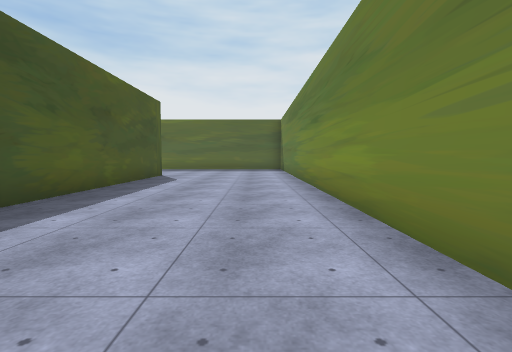
view 1 (above)

24 first-person views from a walk through a Unity game level. The camera is 1.3 m above the floor, tilts 4° down and sees 85° across. The floor is counted in squares, 2 m on a side. Each view is taken from the middle of a square. On the plan, view 1 faces up. The plan holds only what a view shows up to about 9 squares ahead; the rest is blank. The place goes on beyond the plan. The player is left out. Some surface patterns are stand-ins.

view 2
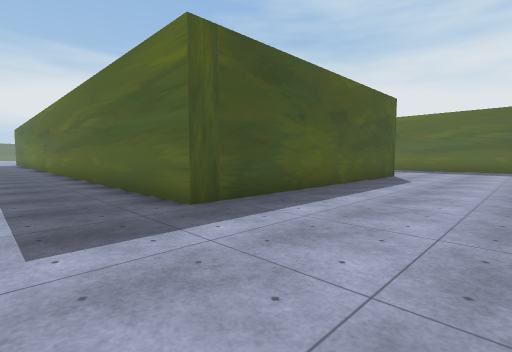

view 3
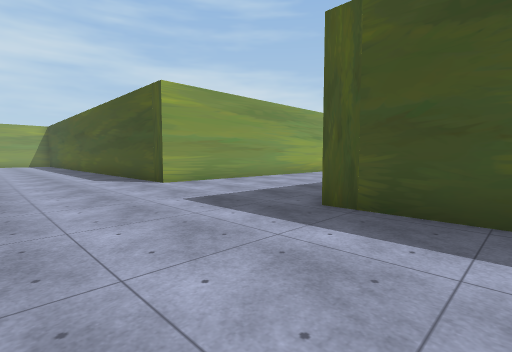

view 4
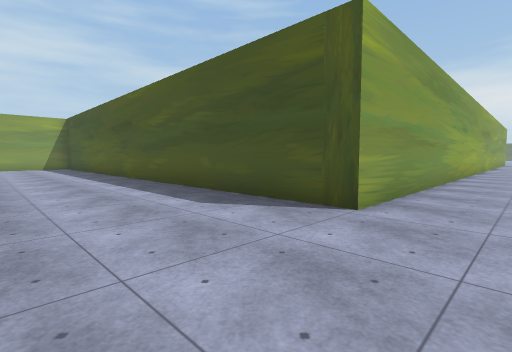

view 5
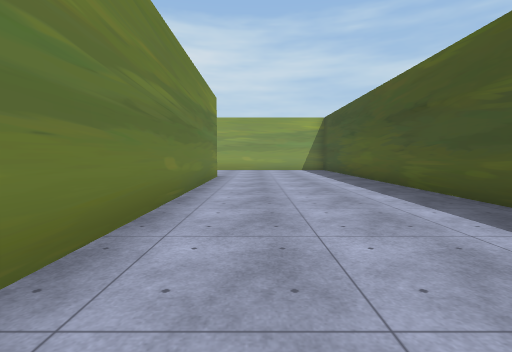

view 6
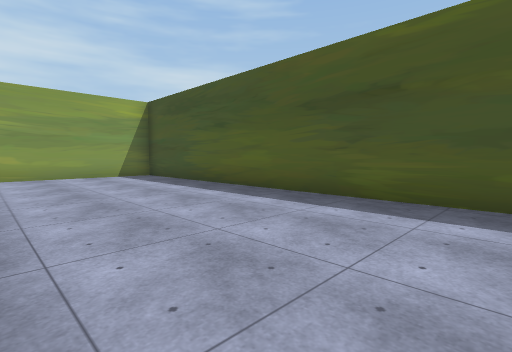

view 7
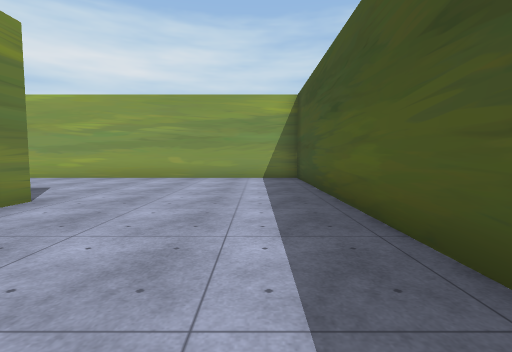

view 8
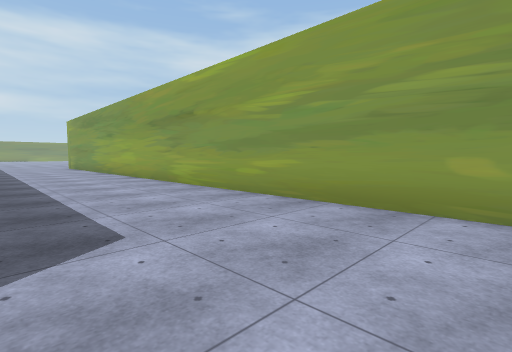

view 9
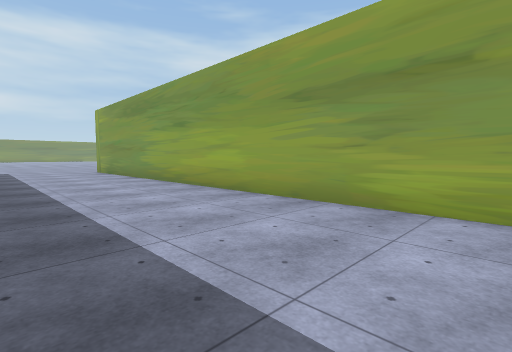

view 10
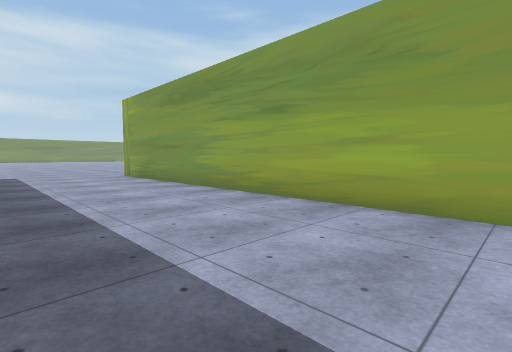

view 11
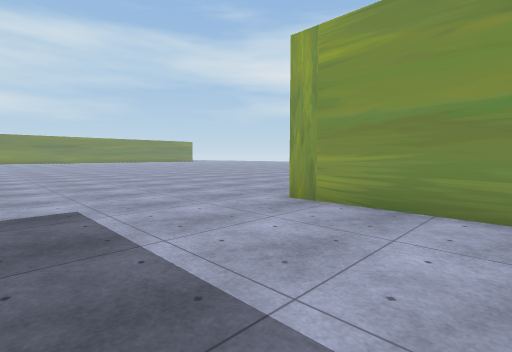

view 12
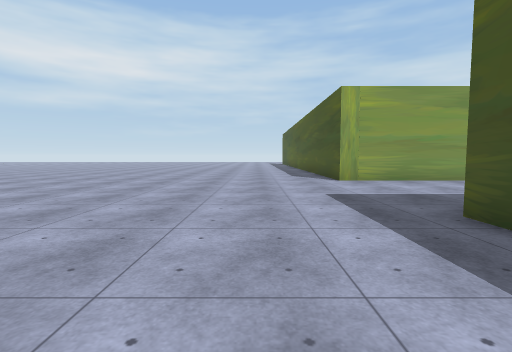

view 13
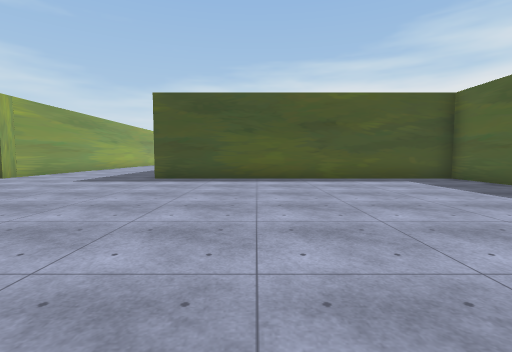

view 14
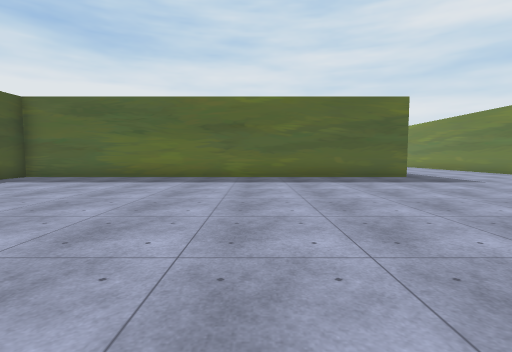

view 15
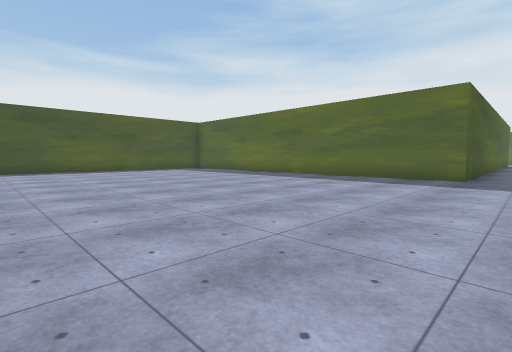

view 16
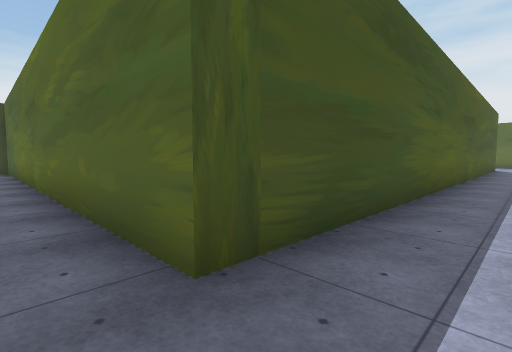

view 17
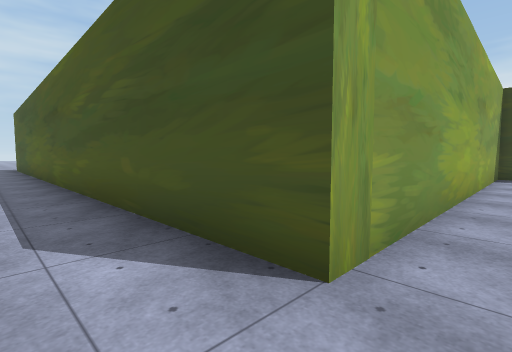

view 18
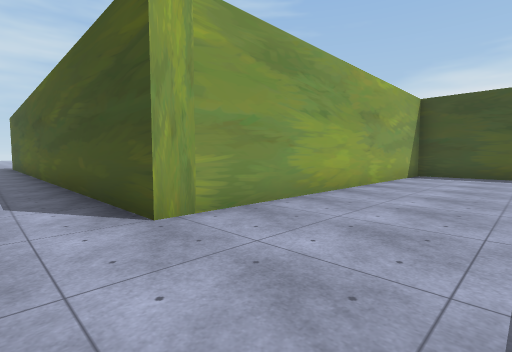

view 19
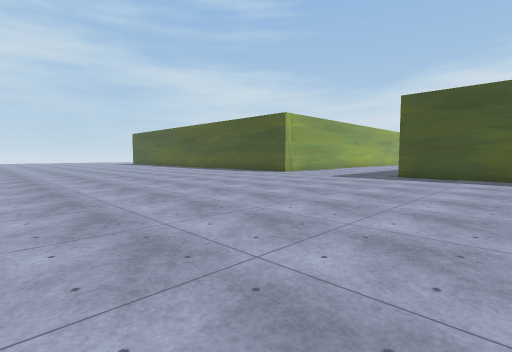

view 20
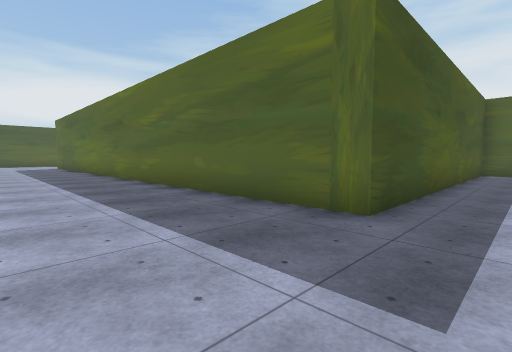

view 21
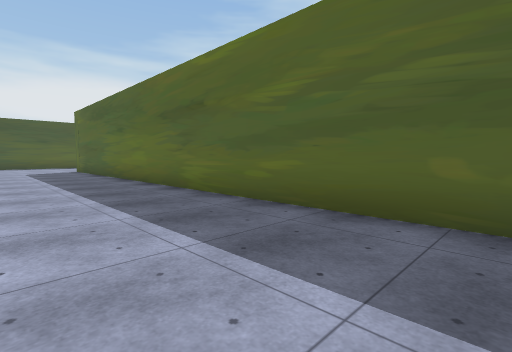

view 22
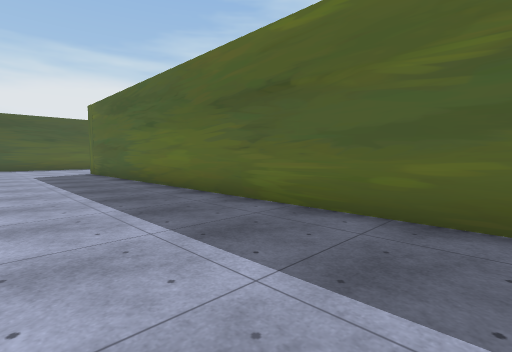

view 23
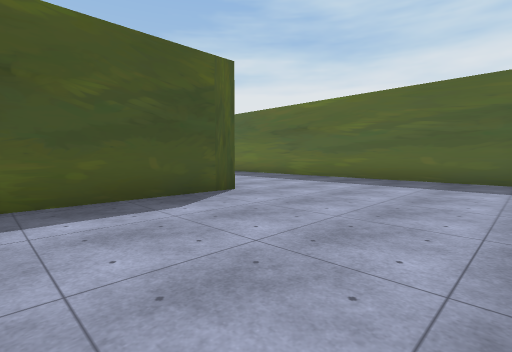

view 24
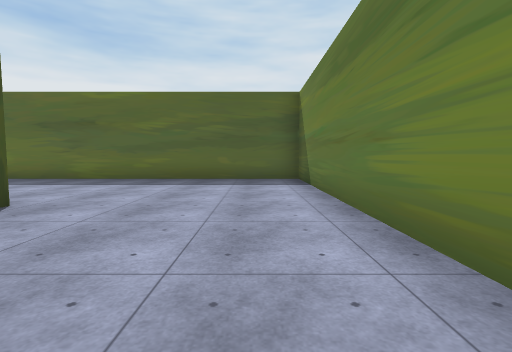

### Floor plan
Points are (right, up) in squares from view 1. A wall is a line through its corners. A room is listed if a view was taken in it or the views show most of it. See-through windows are left out.
Room 1 (views 1, 2, 3, 4, 5, 6, 7, 8, 9, 10, 11, 12, 13, 14, 15, 16, 19, 20, 21, 22, 23, 24)
walls: (1.3, -13.1) (1.3, -5.2); (1.3, 1.2) (1.3, 14.2) (-6.5, 14.2); (29.7, 11.3) (29.7, -4.2) (17.7, -4.2) (17.7, -13) (3.2, -13); (-6.5, -2.5) (-3.3, -2.5) (-3.3, -17.5) (17.7, -17.5) (17.7, -19); (-3.3, 9.8) (-3.3, 2) (-6.5, 2)
ways out: opening at (31, 11) to room 2
Room 2 (views 17, 18)
walls: (20.7, 13.6) (20.7, 11.3) (29.7, 11.3)
ways out: opening at (31, 11) to room 1

Positions as (right, up) in squares from view 1, and headings:
1: (0, 0), facing up
2: (0, 0), facing up-left
3: (0, 4), facing down-left
4: (0, -1), facing down-left
5: (0, -4), facing down
6: (1, -8), facing down-left
7: (-2, -9), facing down
8: (0, -14), facing down-right
9: (5, -14), facing down-right
10: (8, -14), facing down-right
11: (15, -14), facing down-right
12: (20, -10), facing down
13: (26, -10), facing left
14: (25, -13), facing up
15: (31, -13), facing up-left
16: (31, -5), facing up-left
17: (31, 12), facing down-left
18: (31, 14), facing down-left
19: (27, -10), facing down-left
20: (19, -16), facing up-left
21: (15, -16), facing up-left
22: (13, -16), facing up-left
23: (1, 6), facing up-left
24: (0, 6), facing up
